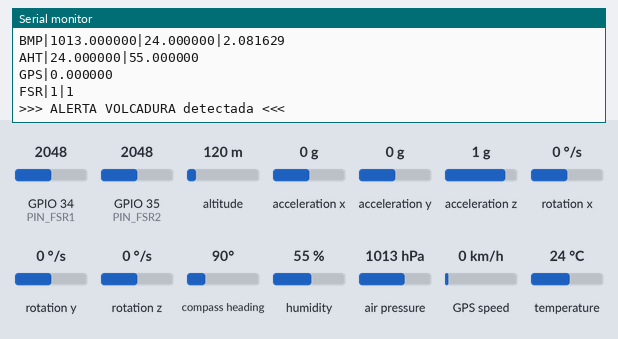
A sketch run on a simulated ESP32. On the bench: the last lines printed to the serial monitor. Wiring (inferred from the names in the program): MPU-6050 motion sensor at I2C address 0x68. The inputs (shaded band) are chosen by the test bench; at power-on: acceleration x 0 g, GPIO 34 (PIN_FSR1) = 2048, GPIO 35 (PIN_FSR2) = 2048, altitude 120 m, acceleration y 0 g, acceleration z 1 g, rotation x 0 °/s, rotation y 0 °/s, rotation z 0 °/s, compass heading 90°, humidity 55 %, air pressure 1013 hPa, GPS speed 0 km/h, temperature 24 °C (analog values on the 0–4095 scale). Storage starts empty; the GPS gets a fix after 3 s at 37.7749, -122.4194 with 8 satellites; nothing arrives over Bluetooth unless stated.

Above: at 4.0 s.
4.1 s: acceleration x set to 0.8 g
At 6.53 s:
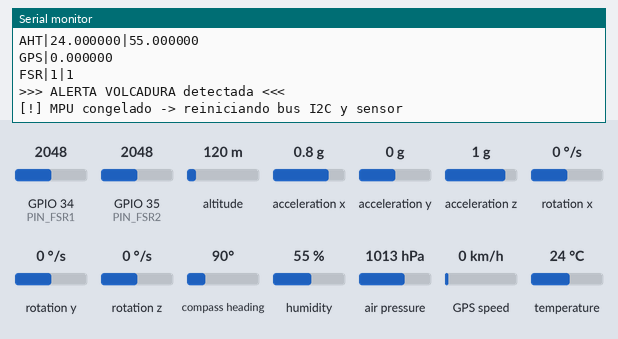
7.8 s: acceleration x set to 1.1 g
At 8.27 s:
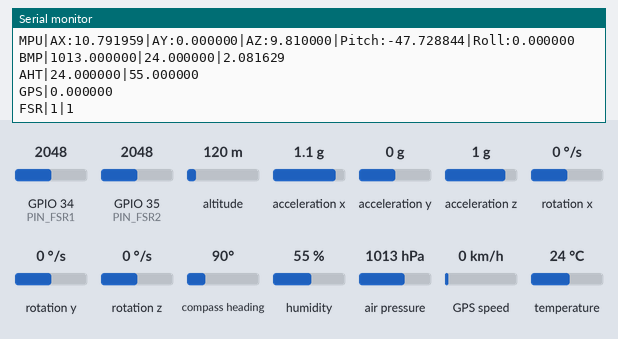
Timing chart, 0 to 10.8 s (numbered marks = the images above; inputs shaded):
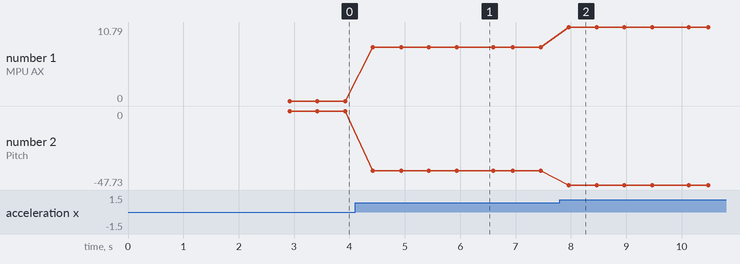

The sketch:

caja_negra_v4.ino
```cpp
//*
  //============================================================/*//
  // CAJA NEGRA - Telemetria para vehiculo RC  (v3)
  // UPIIZ-IPN | Topicos Avanzados de Sensores
  //============================================================


#include <Wire.h>
#include <SPI.h>
#include <SD.h>
#include <Adafruit_AHTX0.h>
#include <Adafruit_BMP280.h>
#include <TinyGPSPlus.h>
#include <BluetoothSerial.h>

// ================== PINES ==================
#define PIN_SDA      21
#define PIN_SCL      22
#define PIN_GPS_RX   16
#define PIN_GPS_TX   17
#define PIN_SD_CS     5
#define PIN_FSR1     34
#define PIN_FSR2     35

// ============ MPU6050 (registros) ============
#define MPU_ADDR        0x68
#define REG_PWR_MGMT_1  0x6B
#define REG_CONFIG      0x1A
#define REG_GYRO_CFG    0x1B
#define REG_ACCEL_CFG   0x1C
#define REG_ACCEL_XOUT  0x3B
// Escalas configuradas: acel +/-8g (4096 LSB/g), giro +/-500 dps (65.5 LSB/dps)
const float ESCALA_ACC  = 9.81f / 4096.0f;
const float ESCALA_GYRO = 1.0f / 65.5f;

// ================ PARAMETROS ================
const float G = 9.81;
const unsigned long PERIODO_MS = 500;     // 2 Hz
const float UMBRAL_IMPACTO     = 14.7;    // |mag-g| > 1.5g => evento
const int   FSR_UMBRAL_OCUPADO = 1200;
const int   FSR_UMBRAL_LIBRE   = 800;
const float PRESION_NIVEL_MAR  = 1013.25;
const int   MUESTRAS_TARA      = 100;     // 2 s de nivelacion

// --- Geocerca ---
const float GEOCERCA_RADIO_M   = 50.0;    // radio en metros
// --- Volcadura (eje +X apunta arriba del vehiculo) ---
const float UMBRAL_VOLCADURA   = 45.0;    // grados de inclinacion lateral
// --- Detenido ---
const unsigned long TIEMPO_DETENIDO_MS = 30000;  // 30 s
const float UMBRAL_VEL_DETENIDO = 2.0;           // km/h (GPS)
const float UMBRAL_ACC_DETENIDO = 0.3;           // m/s2 variacion de mag
unsigned long taraTimestamp = 0;

// ================= OBJETOS =================
Adafruit_AHTX0   aht;
Adafruit_BMP280  bmp;
TinyGPSPlus      gps;
BluetoothSerial  SerialBT;
HardwareSerial&  gpsSerial = Serial2;

// ================= ESTADO ==================
bool mpuOK = false, ahtOK = false, bmpOK = false, sdOK = false;
unsigned long ultimaLectura = 0, ultimoIntentoSD = 0, numLectura = 0;
char nombreArchivo[20];

// --- Calibracion del MPU (todo se calcula en la tara) ---
float accScale = 1.0f;                       // correccion de escala: |g| -> 9.81
float gyroBiasX = 0, gyroBiasY = 0, gyroBiasZ = 0;  // bias de giro en reposo
float R[3][3] = {{1,0,0},{0,1,0},{0,0,1}};   // rotacion montaje -> marco nivelado
bool  taraLista = false;

float lastAX = 0, lastAY = 0, lastAZ = 0;    // deteccion de congelado
int   frozenCount = 0;
bool  asiento1 = false, asiento2 = false;

// --- Geocerca ---
double geocercaLat = 0, geocercaLng = 0;
bool   geocercaFijada = false;
bool   geocercaAlerta = false;

// --- Volcadura ---
bool   volcaduraAlerta = false;

// --- Detenido ---
unsigned long tiempoDetenidoInicio = 0;
bool   estaDetenido = false;
bool   detenidoAlerta = false;
float  lastMag = 0;

float ax, ay, az, gx, gy, gz, mag, pitch, roll;
float presion, tempBMP, altitud, tempAHT, humedad;
int   fsr1, fsr2, pasajeros;

// ============================================================
//  Utilidades de matriz 3x3
// ============================================================
void matmul3(const float A[3][3], const float B[3][3], float C[3][3]) {
  for (int i = 0; i < 3; i++)
    for (int j = 0; j < 3; j++) {
      C[i][j] = 0;
      for (int k = 0; k < 3; k++) C[i][j] += A[i][k] * B[k][j];
    }
}
void aplicarR(const float M[3][3], float x, float y, float z,
              float &ox, float &oy, float &oz) {
  ox = M[0][0]*x + M[0][1]*y + M[0][2]*z;
  oy = M[1][0]*x + M[1][1]*y + M[1][2]*z;
  oz = M[2][0]*x + M[2][1]*y + M[2][2]*z;
}

// ============================================================
//  MPU6050: driver directo por registros (acepta clones)
// ============================================================
bool mpuEscribir(uint8_t reg, uint8_t val) {
  Wire.beginTransmission(MPU_ADDR);
  Wire.write(reg);
  Wire.write(val);
  return Wire.endTransmission() == 0;
}

bool iniciarMPU() {
  Wire.beginTransmission(MPU_ADDR);
  if (Wire.endTransmission() != 0) return false;   // no responde en el bus
  if (!mpuEscribir(REG_PWR_MGMT_1, 0x00)) return false;  // despertar
  delay(50);
  mpuEscribir(REG_CONFIG,    0x03);  // DLPF ~44 Hz (filtra vibracion del RC)
  mpuEscribir(REG_GYRO_CFG,  0x08);  // +/-500 dps
  mpuEscribir(REG_ACCEL_CFG, 0x10);  // +/-8 g
  delay(50);
  return true;
}

// Lee acel + giro crudos y los entrega ya escalados (SIN offsets ni correccion)
bool leerMPUcrudo(float &rax, float &ray, float &raz,
                  float &rgx, float &rgy, float &rgz) {
  Wire.beginTransmission(MPU_ADDR);
  Wire.write(REG_ACCEL_XOUT);
  if (Wire.endTransmission(false) != 0) return false;
  if (Wire.requestFrom(MPU_ADDR, 14) != 14) return false;

  int16_t r[7];
  for (int i = 0; i < 7; i++) r[i] = (Wire.read() << 8) | Wire.read();
  // r[0..2]=acel  r[3]=temp(no usada)  r[4..6]=giro
  rax = r[0] * ESCALA_ACC;
  ray = r[1] * ESCALA_ACC;
  raz = r[2] * ESCALA_ACC;
  rgx = r[4] * ESCALA_GYRO;
  rgy = r[5] * ESCALA_GYRO;
  rgz = r[6] * ESCALA_GYRO;
  return true;
}

void leerMPU() {
  float rax, ray, raz, rgx, rgy, rgz;
  bool ok = leerMPUcrudo(rax, ray, raz, rgx, rgy, rgz);

  if (ok) {
    // Aceleracion: solo correccion de escala (sin offsets de gravedad)
    ax = rax * accScale;
    ay = ray * accScale;
    az = raz * accScale;

    // Giroscopio: quitar bias medido en reposo
    gx = rgx - gyroBiasX;
    gy = rgy - gyroBiasY;
    gz = rgz - gyroBiasZ;

    mag = sqrt(ax * ax + ay * ay + az * az);   // ~9.81 en reposo

    // Angulos en el marco nivelado (rotacion de montaje aplicada)
    float cx, cy, cz;
    aplicarR(R, ax, ay, az, cx, cy, cz);
    pitch = atan2(-cx, sqrt(cy * cy + cz * cz)) * RAD_TO_DEG;
    roll  = atan2(cy, cz) * RAD_TO_DEG;
  }

  // Congelado: lectura I2C fallida o valores identicos repetidos
  bool congelado = !ok || (ax == lastAX && ay == lastAY && az == lastAZ);
  lastAX = ax; lastAY = ay; lastAZ = az;

  if (congelado) frozenCount++;
  else           frozenCount = 0;

  if (frozenCount >= 4) {   // ~2 s de datos malos
    Serial.println("[!] MPU congelado -> reiniciando bus I2C y sensor");
    SerialBT.println("[!] MPU congelado -> reiniciando");
    Wire.end();
    delay(50);
    Wire.begin(PIN_SDA, PIN_SCL);
    mpuOK = iniciarMPU();
    frozenCount = 0;
    // Nota: la calibracion (escala/bias/R) se conserva, sigue siendo valida.
  }
}

// ============================================================
//  Tara: mide escala, bias de giro y rotacion de montaje
//  El vehiculo DEBE estar quieto y en su posicion real de montaje.
// ============================================================
void tararNivel() {
  Serial.println("Nivelando... NO MOVER el vehiculo (2 s)");
  double sax = 0, say = 0, saz = 0, sgx = 0, sgy = 0, sgz = 0;
  int validas = 0;

  for (int i = 0; i < MUESTRAS_TARA; i++) {
    float rax, ray, raz, rgx, rgy, rgz;
    if (leerMPUcrudo(rax, ray, raz, rgx, rgy, rgz)) {
      sax += rax; say += ray; saz += raz;
      sgx += rgx; sgy += rgy; sgz += rgz;
      validas++;
    }
    delay(20);
  }

  if (validas == 0) {
    Serial.println("[!] Tara fallida: sin lecturas. Usando valores por defecto.");
    return;
  }

  // 1) Bias del giroscopio = media en reposo
  gyroBiasX = sgx / validas;
  gyroBiasY = sgy / validas;
  gyroBiasZ = sgz / validas;

  // 2) Vector de gravedad medido y correccion de escala
  float gvx = sax / validas, gvy = say / validas, gvz = saz / validas;
  float gmag = sqrt(gvx * gvx + gvy * gvy + gvz * gvz);
  if (gmag < 1.0f) {
    Serial.println("[!] Gravedad invalida en tara. Escala/rotacion por defecto.");
    return;
  }
  accScale = G / gmag;          // corrige el sesgo de escala del clon

  // 3) Rotacion que alinea la gravedad medida (unitaria) con +Z
  //    Rodrigues: R = I + [v]x + [v]x^2 * 1/(1+c)
  float ux = gvx / gmag, uy = gvy / gmag, uz = gvz / gmag;
  float c = uz;                 // u . (0,0,1)

  if (c > 0.9999f) {            // ya nivelado -> identidad
    R[0][0]=1; R[0][1]=0; R[0][2]=0;
    R[1][0]=0; R[1][1]=1; R[1][2]=0;
    R[2][0]=0; R[2][1]=0; R[2][2]=1;
  } else if (c < -0.9999f) {    // sensor invertido -> 180 sobre X
    R[0][0]=1; R[0][1]=0;  R[0][2]=0;
    R[1][0]=0; R[1][1]=-1; R[1][2]=0;
    R[2][0]=0; R[2][1]=0;  R[2][2]=-1;
  } else {
    // v = u x (0,0,1) = (uy, -ux, 0)
    float Vx = uy, Vy = -ux, Vz = 0;
    float K[3][3] = {
      {  0,  -Vz,  Vy },
      { Vz,    0, -Vx },
      {-Vy,   Vx,   0 }
    };
    float K2[3][3];
    matmul3(K, K, K2);
    float k = 1.0f / (1.0f + c);
    for (int i = 0; i < 3; i++)
      for (int j = 0; j < 3; j++)
        R[i][j] = (i == j ? 1.0f : 0.0f) + K[i][j] + K2[i][j] * k;
  }

  taraLista = true;
  taraTimestamp = millis();
  Serial.printf("[OK] Tara lista | escala:%.4f  |g|:%.2f  gyroBias(%.2f,%.2f,%.2f)  (%d muestras)\n",
                accScale, gmag, gyroBiasX, gyroBiasY, gyroBiasZ, validas);
}

// ============================================================
//  FSR (conteo de pasajeros con histeresis)
// ============================================================
void leerFSR() {
  fsr1 = analogRead(PIN_FSR1);
  fsr2 = analogRead(PIN_FSR2);

  if (!asiento1 && fsr1 > FSR_UMBRAL_OCUPADO) asiento1 = true;
  if ( asiento1 && fsr1 < FSR_UMBRAL_LIBRE)   asiento1 = false;
  if (!asiento2 && fsr2 > FSR_UMBRAL_OCUPADO) asiento2 = true;
  if ( asiento2 && fsr2 < FSR_UMBRAL_LIBRE)   asiento2 = false;

  pasajeros = (asiento1 ? 1 : 0) + (asiento2 ? 1 : 0);
}

// ============================================================
//  microSD
// ============================================================
bool iniciarSD() {
  if (!SD.begin(PIN_SD_CS)) return false;
  for (int i = 1; i < 1000; i++) {
    sprintf(nombreArchivo, "/log_%03d.csv", i);
    if (!SD.exists(nombreArchivo)) break;
  }
  File f = SD.open(nombreArchivo, FILE_WRITE);
  if (!f) return false;
  f.println("ms,lectura,fecha,hora,lat,lng,vel_kmh,sats,"
            "ax,ay,az,mag,gx,gy,gz,pitch,roll,"
            "presion_hPa,temp_bmp_C,alt_m,temp_aht_C,humedad_pct,"
            "fsr1,fsr2,pasajeros,evento,geocerca,volcadura,detenido");
  f.close();
  return true;
}

void registrarSD(bool evento) {
  if (!sdOK) return;
  File f = SD.open(nombreArchivo, FILE_APPEND);
  if (!f) { sdOK = false; return; }

  f.printf("%lu,%lu,", millis(), numLectura);

  if (gps.date.isValid() && gps.time.isValid())
    f.printf("%02d/%02d/%04d,%02d:%02d:%02d,",
             gps.date.day(), gps.date.month(), gps.date.year(),
             gps.time.hour(), gps.time.minute(), gps.time.second());
  else f.print(",,");

  if (gps.location.isValid())
    f.printf("%.6f,%.6f,%.1f,%d,",
             gps.location.lat(), gps.location.lng(),
             gps.speed.kmph(), gps.satellites.value());
  else f.print(",,,0,");

  f.printf("%.2f,%.2f,%.2f,%.2f,%.2f,%.2f,%.2f,%.1f,%.1f,",
           ax, ay, az, mag, gx, gy, gz, pitch, roll);
  f.printf("%.2f,%.1f,%.1f,%.1f,%.1f,",
           presion, tempBMP, altitud, tempAHT, humedad);
  f.printf("%d,%d,%d,%s,%s,%s,%s\n",
           fsr1, fsr2, pasajeros,
           evento        ? "IMPACTO"   : "",
           geocercaAlerta ? "GEOCERCA" : "",
           volcaduraAlerta ? "VOLCADURA": "",
           detenidoAlerta  ? "DETENIDO" : "");
  f.close();
}

// ============================================================
//  GPS: alimentar el parser sin bloquear
// ============================================================
void alimentarGPS(unsigned long ms) {
  unsigned long inicio = millis();
  do {
    while (gpsSerial.available()) gps.encode(gpsSerial.read());
  } while (millis() - inicio < ms);
}

// ============================================================
//  Salida por Serial y Bluetooth
// ============================================================
void imprimir(Stream& out, bool evento) {
  out.printf("=== Lectura #%lu | %lu ms ===\n", numLectura, millis());
  if (mpuOK) {
    out.printf("MPU|AX:%f|AY:%f|AZ:%f|Pitch:%f|Roll:%f\n", ax, ay, az, pitch, roll);
  } else out.println("MPU  | FALLA");

  if (bmpOK) out.printf("BMP|%f|%f|%f\n", presion, tempBMP, altitud);
  else       out.println("BMP  | FALLA");

  if (ahtOK) out.printf("AHT|%f|%f\n", tempAHT, humedad);
  else       out.println("AHT  | FALLA");

  if (gps.location.isValid())
    out.printf("GPS|%f\n", gps.speed.isValid() ? gps.speed.kmph() : 0.0f);
  else if (gps.charsProcessed() > 10)
    out.printf("GPS  | Recibiendo NMEA (%lu chars), sin fix aun...\n", gps.charsProcessed());
  else
    out.println("GPS  | Sin datos (revisar cableado TX/RX)");

  out.printf("FSR|%d|%d\n", asiento1, asiento2);

  if (evento) out.printf(">>> EVENTO DE IMPACTO  |mag-g| = %.2f m/s2 <<<\n", fabs(mag - G));
  if (geocercaAlerta)  out.println(">>> ALERTA GEOCERCA: vehiculo fuera del area <<<");
  if (volcaduraAlerta) out.println(">>> ALERTA VOLCADURA detectada <<<");
  if (detenidoAlerta)  out.println(">>> ALERTA DETENIDO: parado mas de 30 s <<<");
  out.println();
}

// ============================================================
//  Geocerca: Haversine en metros
// ============================================================
float distanciaMetros(double lat1, double lng1, double lat2, double lng2) {
  const float R_TIERRA = 6371000.0f;
  float dLat = radians(lat2 - lat1);
  float dLng = radians(lng2 - lng1);
  float a = sin(dLat / 2) * sin(dLat / 2)
          + cos(radians(lat1)) * cos(radians(lat2))
          * sin(dLng / 2) * sin(dLng / 2);
  return R_TIERRA * 2.0f * atan2(sqrt(a), sqrt(1 - a));
}

void verificarGeocerca() {
  if (!gps.location.isValid()) return;

  // Fijar centro la primera vez que hay GPS valido
  if (!geocercaFijada) {
    geocercaLat    = gps.location.lat();
    geocercaLng    = gps.location.lng();
    geocercaFijada = true;
    Serial.printf("[OK] Geocerca fijada: %.6f, %.6f  radio:%.0f m\n",
                  geocercaLat, geocercaLng, GEOCERCA_RADIO_M);
    SerialBT.printf("[OK] Geocerca fijada: %.6f, %.6f  radio:%.0f m\n",
                    geocercaLat, geocercaLng, GEOCERCA_RADIO_M);
    return;
  }

  float dist = distanciaMetros(geocercaLat, geocercaLng,
                               gps.location.lat(), gps.location.lng());
  bool fueraDeCerca = (dist > GEOCERCA_RADIO_M);

  if (fueraDeCerca && !geocercaAlerta) {
    geocercaAlerta = true;
    Serial.printf("[!] GEOCERCA: fuera del radio (%.1f m)\n", dist);
    SerialBT.printf("[!] GEOCERCA: fuera del radio (%.1f m)\n", dist);
  } else if (!fueraDeCerca && geocercaAlerta) {
    geocercaAlerta = false;
    Serial.println("[OK] Geocerca: vehiculo regreso al area.");
    SerialBT.println("[OK] Geocerca: vehiculo regreso al area.");
  }
}

// ============================================================
//  Volcadura: +X apunta arriba del vehiculo
//  En el marco nivelado de la tara, la gravedad queda en +Z.
//  Con Z+=frente y X+=arriba, "roll lateral" es la inclinacion
//  alrededor del eje Z (frente), es decir atan2(cy, cx) sobre
//  el vector de gravedad corregido.
// ============================================================
void verificarVolcadura() {
  if (!mpuOK || !taraLista) return;


  // Esperar 1 s despues de la tara para que ax/ay/az esten estabilizados
  if (millis() - taraTimestamp < 1000) return;

  // mag = 0 significa que aun no hubo lectura valida del MPU
  if (mag < 1.0f) return;

  // +X apunta hacia arriba del vehiculo en el marco del sensor.
  // NO aplicamos R: R sirve para nivelar el marco del loop general,
  // pero aqui queremos el angulo real entre +X y la gravedad medida.
  // En reposo recto: ax ~ 9.81, ay ~ 0, az ~ 0  -> inclinacion ~ 0 deg
  // Si se vuelca: ax cae, ay/az suben             -> inclinacion > umbral
  float inclinacion = acos(constrain(ax / mag, -1.0f, 1.0f)) * RAD_TO_DEG;

  bool volteado = (inclinacion > UMBRAL_VOLCADURA);

  if (volteado && !volcaduraAlerta) {
    volcaduraAlerta = true;
    Serial.printf("[!!!] VOLCADURA detectada | inclinacion: %.1f deg\n", inclinacion);
    SerialBT.printf("[!!!] VOLCADURA detectada | inclinacion: %.1f deg\n", inclinacion);
  } else if (!volteado && volcaduraAlerta) {
    volcaduraAlerta = false;
    Serial.println("[OK] Volcadura: vehiculo nivelado nuevamente.");
    SerialBT.println("[OK] Volcadura: vehiculo nivelado nuevamente.");
  }
}
// ============================================================
//  Detenido: 30 s sin movimiento (GPS + variacion de mag)
// ============================================================
void verificarDetenido() {
  bool sinMovimientoGPS = gps.speed.isValid() && (gps.speed.kmph() < UMBRAL_VEL_DETENIDO);
  bool sinMovimientoACC = mpuOK && (fabs(mag - lastMag) < UMBRAL_ACC_DETENIDO);
  lastMag = mag;

  // Se considera detenido si ambas fuentes lo confirman (o solo ACC si no hay GPS)
  bool quieto = sinMovimientoACC && (gps.speed.isValid() ? sinMovimientoGPS : true);

  if (quieto) {
    if (!estaDetenido) {
      estaDetenido = true;
      tiempoDetenidoInicio = millis();
      detenidoAlerta = false;
    } else if (!detenidoAlerta && (millis() - tiempoDetenidoInicio >= TIEMPO_DETENIDO_MS)) {
      detenidoAlerta = true;
      Serial.printf("[!] DETENIDO: vehiculo parado por mas de %lu s\n",
                    TIEMPO_DETENIDO_MS / 1000);
      SerialBT.printf("[!] DETENIDO: vehiculo parado por mas de %lu s\n",
                      TIEMPO_DETENIDO_MS / 1000);
    }
  } else {
    if (estaDetenido) {
      estaDetenido = false;
      detenidoAlerta = false;
    }
  }
}

// ============================================================
//  SETUP
// ============================================================
void setup() {
  Serial.begin(115200);
  delay(500);

  Serial.println("============================================");
  Serial.println("  CAJA NEGRA - Telemetria RC  (v3)");
  Serial.println("  UPIIZ-IPN | Topicos Avanzados Sensores");
  Serial.println("============================================");

  Wire.begin(PIN_SDA, PIN_SCL);
  Wire.setClock(100000);
  Serial.println("[OK] Bus I2C  SDA=21  SCL=22  @ 100kHz");

  Serial.print("[..] MPU6050 (0x68, driver directo)... ");
  mpuOK = iniciarMPU();
  Serial.println(mpuOK ? "OK" : "FALLA");

  Serial.print("[..] AHT20 (0x38)... ");
  ahtOK = aht.begin();
  Serial.println(ahtOK ? "OK" : "FALLA");

  Serial.print("[..] BMP280 (0x77)... ");
  bmpOK = bmp.begin(0x77);
  if (!bmpOK) bmpOK = bmp.begin(0x76);
  Serial.println(bmpOK ? "OK" : "FALLA");

  gpsSerial.begin(9600, SERIAL_8N1, PIN_GPS_RX, PIN_GPS_TX);
  Serial.println("[..] GPS Neo-6M... UART2 abierto (RX=16, TX=17)");

  Serial.print("[..] Iniciando SD... ");
  sdOK = iniciarSD();
  if (sdOK) Serial.printf("OK -> %s\n", nombreArchivo);
  else      Serial.println("FALLA -> datos solo por BT (reintenta cada 30 s)");

  SerialBT.begin("ESP32_CajaNegra");
  Serial.println("[OK] Bluetooth -> 'ESP32_CajaNegra'");

  analogReadResolution(12);

  if (mpuOK) tararNivel();

  Serial.println("--------------------------------------------");
  Serial.println("Iniciando lectura...\n");
}

// ============================================================
//  LOOP
// ============================================================
void loop() {
  alimentarGPS(10);

  if (millis() - ultimaLectura < PERIODO_MS) return;
  ultimaLectura = millis();
  numLectura++;

  if (mpuOK) leerMPU();

  if (bmpOK) {
    presion = bmp.readPressure() / 100.0F;
    tempBMP = bmp.readTemperature();
    altitud = bmp.readAltitude(PRESION_NIVEL_MAR);
  }

  if (ahtOK) {
    sensors_event_t hum, temp;
    aht.getEvent(&hum, &temp);
    tempAHT = temp.temperature;
    humedad = hum.relative_humidity;
  }

  leerFSR();

  bool evento = mpuOK && (fabs(mag - G) > UMBRAL_IMPACTO);

  verificarGeocerca();
  verificarVolcadura();
  verificarDetenido();

  imprimir(Serial, evento);
  imprimir(SerialBT, evento);
  registrarSD(evento);

  if (!sdOK && millis() - ultimoIntentoSD > 30000) {
    ultimoIntentoSD = millis();
    sdOK = iniciarSD();
    if (sdOK) {
      Serial.printf("[OK] SD recuperada -> %s\n", nombreArchivo);
      SerialBT.printf("[OK] SD recuperada -> %s\n", nombreArchivo);
    }
  }
}
```

Measured:
- the behaviour switches between 0.9 and 1 g on acceleration x (found by bisection; images 1 and 2)
- after the input at 4.1 s, the serial monitor: prints a new line after 0.32 s (image 1)
- after the input at 7.8 s, the serial monitor: prints a new line after 0.16 s (image 2)
- plotted number 1: 0 → 7.85 after the input at 4.1 s, 7.85 → 10.79 after the input at 7.8 s
- plotted number 2: 0 → -38.66 after the input at 4.1 s, -38.66 → -47.73 after the input at 7.8 s
